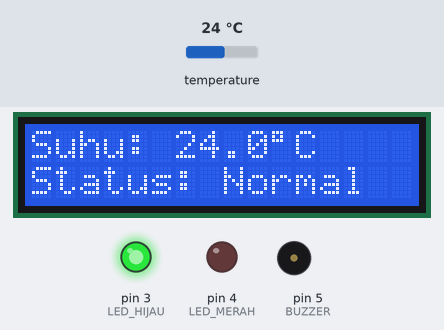
Simulated run of this sketch. Board: Arduino Uno, built with avr-gcc and run on an emulated ATmega328P. Shown: 16×2 character LCD, output pins drawn as LEDs (lit = HIGH), buzzer (waves = sounding). The inputs (shaded band) are chosen by the test bench; at power-on: temperature 24 °C.

Above: at 3.3 s.
3.4 s: temperature set to 20.8 °C
At 5.3 s:
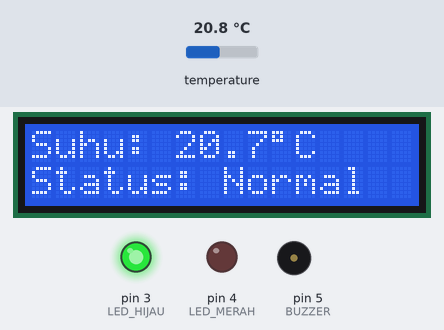
5.6 s: temperature set to 19.5 °C
At 7.9 s:
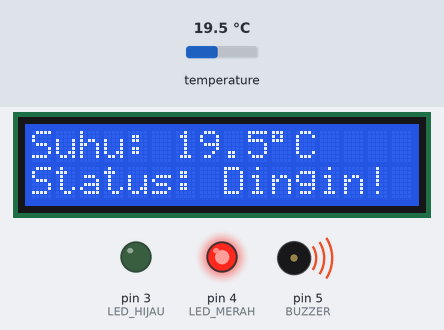
8.2 s: temperature set to 28 °C
At 9.7 s:
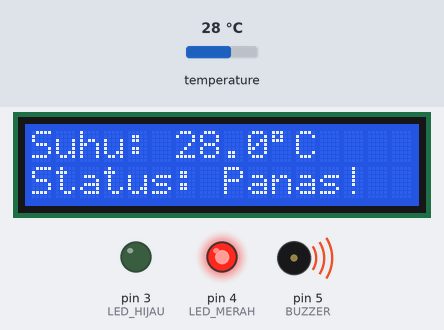
10.8 s: temperature set to 25.8 °C
At 12.5 s:
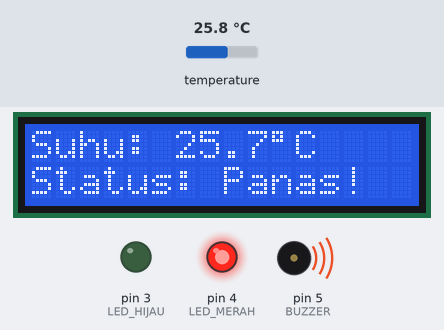
13.4 s: temperature set to 24.7 °C
At 15.3 s:
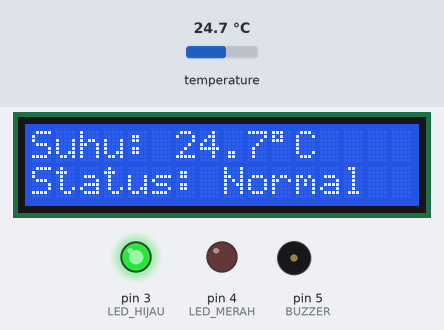
Timing chart, 0 to 16.8 s (numbered marks = the images above; inputs shaded):
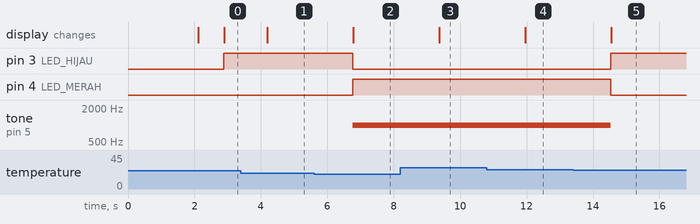

Measured:
- the behaviour switches between 20 and 19.9 °C on temperature (found by bisection; images 1 and 2)
- the behaviour switches between 25.1 and 25 °C on temperature (found by bisection; images 4 and 5)
- after the input at 3.4 s, the display: changes after 0.80 s (image 1)
- after the input at 5.6 s, pin 3 (LED_HIJAU): HIGH → LOW after 1.2 s; pin 4 (LED_MERAH): LOW → HIGH after 1.2 s; tone on pin 5 (BUZZER): silent → 1000 Hz after 1.2 s; the display: changes after 1.2 s (image 2)
- after the input at 8.2 s, the display: changes after 1.2 s (image 3)
- after the input at 10.8 s, the display: changes after 1.2 s (image 4)
- after the input at 13.4 s, pin 3 (LED_HIJAU): LOW → HIGH after 1.1 s; pin 4 (LED_MERAH): HIGH → LOW after 1.1 s; tone on pin 5 (BUZZER): 1000 Hz → silent after 1.1 s; the display: changes after 1.2 s (image 5)

The sketch:

sketch.ino
```cpp
#include <OneWire.h>
#include <DallasTemperature.h>
#include <LiquidCrystal_I2C.h>

#define ONE_WIRE_BUS 2
#define LED_HIJAU 3
#define LED_MERAH 4
#define BUZZER 5

OneWire oneWire(ONE_WIRE_BUS);
DallasTemperature sensors(&oneWire);
LiquidCrystal_I2C lcd(0x27, 16, 2);

void setup() {
  sensors.begin();

  pinMode(LED_HIJAU, OUTPUT);
  pinMode(LED_MERAH, OUTPUT);
  pinMode(BUZZER, OUTPUT);

  lcd.init();
  lcd.backlight();

  lcd.setCursor(0, 0);
  lcd.print("Termometer");
  lcd.setCursor(0, 1);
  lcd.print("Sistem Alarm...");
  delay(2000);
  lcd.clear();
}

void loop() {
  sensors.requestTemperatures();
  float tempC = sensors.getTempCByIndex(0);

  lcd.setCursor(0, 0);
  lcd.print("Suhu: ");

  if (tempC == DEVICE_DISCONNECTED_C) {
    lcd.print("Error!    ");
  } else {
    lcd.print(tempC, 1);
    lcd.print((char)223);
    lcd.print("C   ");

    // cek batas suhu
    if (tempC >= 20.0 && tempC <= 25.0) {
      // Suhu Rata-rata / Normal
      digitalWrite(LED_HIJAU, HIGH);
      digitalWrite(LED_MERAH, LOW);
      noTone(BUZZER);

      lcd.setCursor(0, 1);
      lcd.print("Status: Normal  ");
    } else {
      //fungsi led/ buzzer
      digitalWrite(LED_HIJAU, LOW);
      digitalWrite(LED_MERAH, HIGH);
      tone(BUZZER, 1000);

      lcd.setCursor(0, 1);
      if (tempC < 20.0) {
        lcd.print("Status: Dingin! ");
      } else {
        lcd.print("Status: Panas!  ");
      }
    }
  }

  delay(500);
}
```
